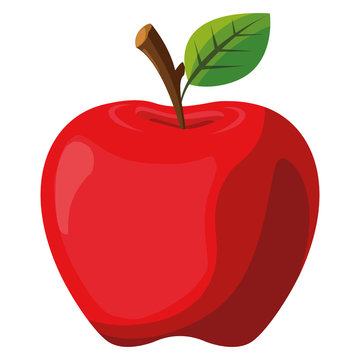
#> input picture image.png, 360 x 360 px
$ python encrypt.py
#> lines starting #> are read from the running program, lines starting #| are printed output that depends on the picture
import matplotlib.pyplot as plt
from scipy.fft import dctn, idctn
image_name = 'image.png'

import cv2
img =cv2.imread(image_name)
#> img is the input picture: shape (360, 360, 3); mean B, G, R 146.3, 149, 223.8
img = cv2.cvtColor(img, cv2.COLOR_BGR2RGB)

import numpy as np


Q_jpeg = [[16, 11, 10, 16, 24, 40, 51, 61],
          [12, 12, 14, 19, 26, 28, 60, 55],
          [14, 13, 16, 24, 40, 57, 69, 56],
          [14, 17, 22, 29, 51, 87, 80, 62],
          [18, 22, 37, 56, 68, 109, 103, 77],
          [24, 35, 55, 64, 81, 104, 113, 92],
          [49, 64, 78, 87, 103, 121, 120, 101],
          [72, 92, 95, 98, 112, 100, 103, 99]]
Q_jpeg = np.array(Q_jpeg,dtype=np.float64)

MSE = int(input("what is max MSE? :"))
#> the answer given: 3
def ycc_transform(picture_rgb):
    kg = 1/3
    kb = 1/3
    kr = 1/3
    kg = 1/3
    kb = 1/3

    tr = np.zeros((3,3))
    tr[0,0] = kr
    tr[0,1] = kg
    tr[0,2] = kb
    tr[1,0] = -1/2 *(kr/(1-kb))
    tr[1,1] = -1/2 *(kg/(1-kb))
    tr[1,2] = 1/2
    tr[2,0] = 1/2
    tr[2,1]  = -1/2 *(kg/(1-kr))
    tr[2,2] = -1/2 *(kb/(1-kr))
    shape = picture_rgb.shape


    return ((picture_rgb.reshape(-1,3))@(tr.T)).reshape(shape)

# transformata inversa
def ycc_itransform(picture_rgb):
    kr = 1/3
    kg = 1/3
    kb = 1/3
    tr = np.zeros((3,3))
    tr[0,0] = 1
    tr[0,1]= 0
    tr[0,2] =2-2*kr
    tr[1,0] = 1
    tr[1,1] =-kb/kg*(2-2*kb)
    tr[1,2] =-kr/kg*(2-2*kr)
    tr[2,0] = 1
    tr[2,1] = 2-2*kb
    tr[2,2] = 0

    shape = picture_rgb.shape
    return ((picture_rgb.reshape(-1,3))@(tr.T)).reshape(shape)

a  = np.random.randn(16*16)
a = a.reshape((16,16))
test = np.array( [[10**(i-j) for i in range(8)] for j in range(8)] )
def q_prod(a,matr):
    res = np.zeros_like(a)

    for i in range(len(a)):
        for j in range(len(a[0])):

            res[i,j] = a[i,j]*matr[i%8,j%8]
    return res
res = q_prod(a,test)

def verify(a,matr,res):
    for i in range(len(a)//8):
        for j in range(len(a[0])//8):
            print(np.allclose(a[i*8:(i+1)*8,j*8:(j+1)*8]*matr,res[i*8:(i+1)*8,j*8:(j+1)*8]))
if False: # testarea produsului
    verify(a,test,res)

def pad_matr(matr):
    oldr,oldc = matr.shape
    newr,newc=oldr,oldc
    if newr%8:
        newr -=newr%8
        newr +=8
    if newc%8:
        newc -=newc%8
        newc +=8
    padd = np.zeros((newr,newc))
    padd[:oldr,:oldc] = matr
    return padd


def q_and88dct(matr):
        batches = []
        n = len(matr)//8
        m = len(matr[0])//8
        for i in range(n):
            for j in range(m):
                batches.append(matr[8*i:8*(i+1),8*j:8*(j+1)])
        for i in range(len(batches)):
            d =  dctn(batches[i])
            d=Q_jpeg*np.round(d/Q_jpeg)
            d = idctn(d)
            batches[i] = d
        res = np.empty_like(matr,dtype=np.int32)
        for i in range(n):
            for j in range(m):
                res[8*i:8*(i+1),8*j:8*(j+1)] = batches[i*m+j] # truc din assembly / C
        return res

###########
keep_going = True
last_iter = None # valoarea lui RGB cu MSE mai mic decat cel impus
MAX_ITER = 100

while keep_going and MAX_ITER!=0: # refacem algoritmul cu Q din ce in ce mai mare
    MAX_ITER -=1
    R,G,B = img[:,:,0],img[:,:,1],img[:,:,2]

    R = pad_matr(R)
    G = pad_matr(G)
    B = pad_matr(B)

    padded_img = np.dstack((R,G,B))

    ycc = ycc_transform(padded_img)
    # nu mai e rgb dar e acelasi lucru, acum poate sa ia valori negative/pozitive
    R,G,B = ycc[:,:,0],ycc[:,:,1],ycc[:,:,2]

    R = q_and88dct(R)
    G  = q_and88dct(G)
    B = q_and88dct(B)

    temp = np.dstack((R,G,B))
    temp = ycc_itransform(temp)
    temp[temp<0] = 0
    temp[temp>255] = 255
    if (error:=((temp-padded_img)**2).sum()) > MSE:
        keep_going = False
        break
    print(int(error))
    Q_jpeg*=1.2 # encriptie mai agresiva
    last_iter = R.copy(),G.copy(),B.copy()
#> this loop made 1 pass
#> pass 1, `R,G,B = img[:,:,0],img[:,:,1],img[:,:,2]`:
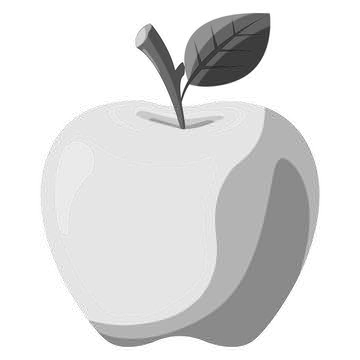
#> R: shape (360, 360); min 30, max 255, mean 223.8
#> pass 1, `R,G,B = img[:,:,0],img[:,:,1],img[:,:,2]`:
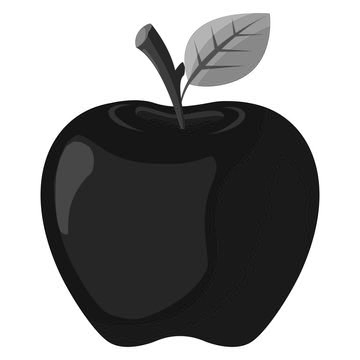
#> G: shape (360, 360); min 0, max 255, mean 149
#> pass 1, `R,G,B = img[:,:,0],img[:,:,1],img[:,:,2]`:
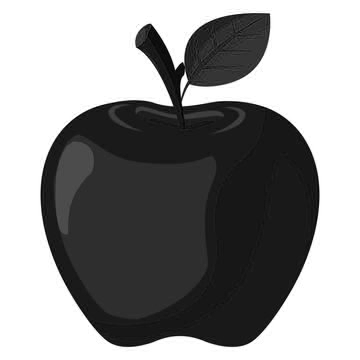
#> B: shape (360, 360); min 0, max 255, mean 146.3
#> after the loop, MAX_ITER = 99
#######


if last_iter is None: # daca algoritmul este prea gresit incat a dat return de la prima iteratie
    R_vec = R.reshape(-1)
    G_vec = G.reshape(-1)
    B_vec = B.reshape(-1)
else:
    R,G,B = last_iter
    R_vec = R.reshape(-1)
    G_vec = G.reshape(-1)
    B_vec = B.reshape(-1)
import huffman,collections


#> (the run stopped early here; a loop or call above may not have finished)

$ run again, with ex2 cu frecventa w =100, f=30.png copied over image.png
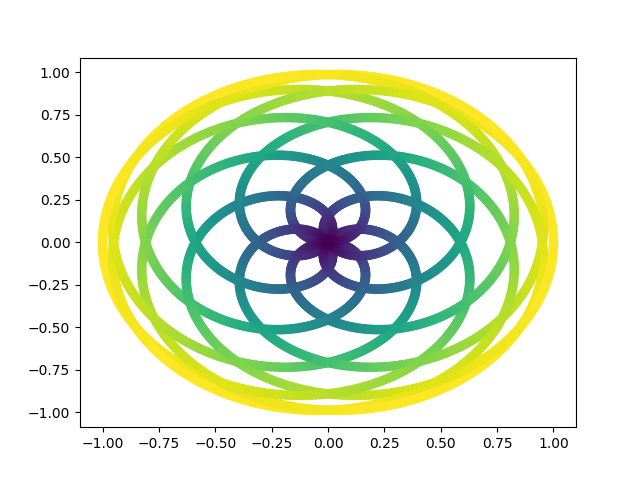
#> input picture ex2 cu frecventa w =100, f=30.png, 640 x 480 px
#> img is the input picture: shape (480, 640, 3); mean B, G, R 214.2, 237, 226.1
#> the loop `while keep_going and MAX_ITER!=0:` made 1 pass
#> pass 1, `R,G,B = img[:,:,0],img[:,:,1],img[:,:,2]`:
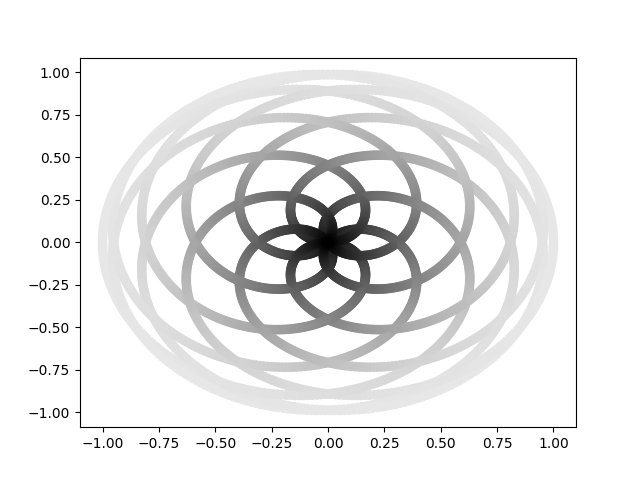
#> G: shape (480, 640); min 0, max 255, mean 237
#> pass 1, `R,G,B = img[:,:,0],img[:,:,1],img[:,:,2]`:
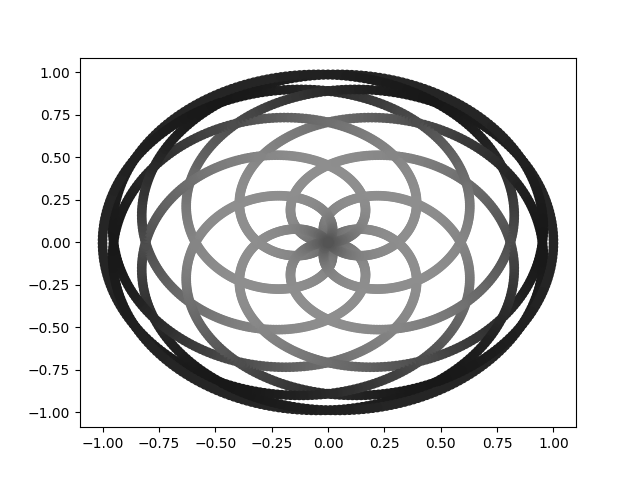
#> B: shape (480, 640); min 0, max 255, mean 214.2
#> after the loop `while keep_going and MAX_ITER!=0:`: MAX_ITER = 99

$ run again, with ex2 cu frecventa w =15, f=30.png copied over image.png
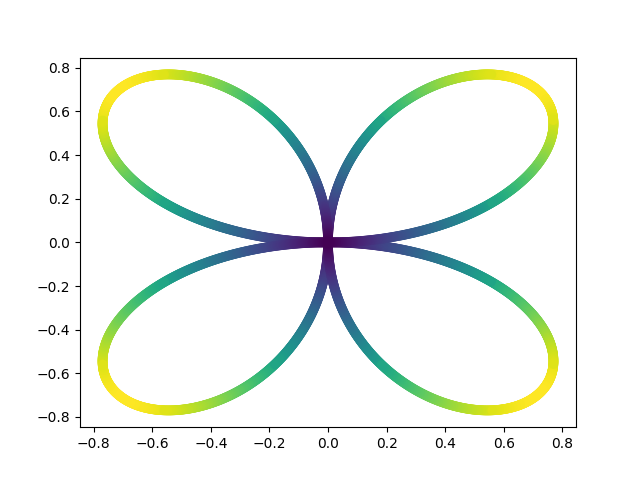
#> input picture ex2 cu frecventa w =15, f=30.png, 640 x 480 px
#> img is the input picture: shape (480, 640, 3); mean B, G, R 240.2, 244.9, 240.8
#> the loop `while keep_going and MAX_ITER!=0:` made 1 pass
#> pass 1, `R,G,B = img[:,:,0],img[:,:,1],img[:,:,2]`:
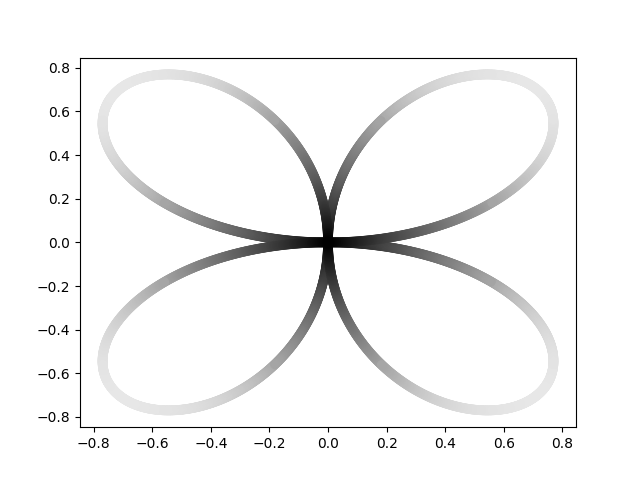
#> G: shape (480, 640); min 0, max 255, mean 244.9
#> pass 1, `R,G,B = img[:,:,0],img[:,:,1],img[:,:,2]`:
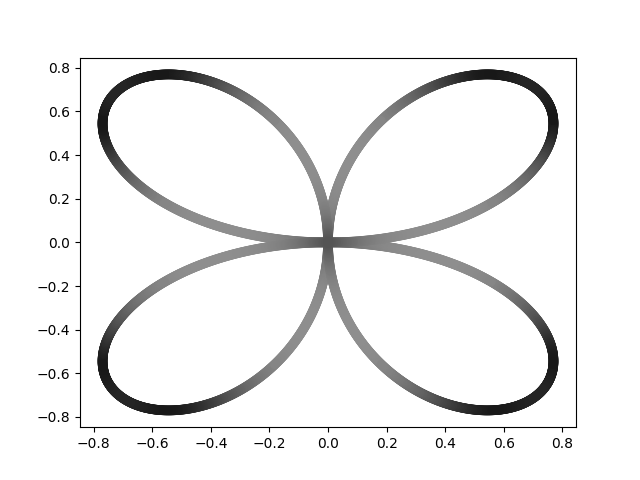
#> B: shape (480, 640); min 0, max 255, mean 240.2
#> after the loop `while keep_going and MAX_ITER!=0:`: MAX_ITER = 99
